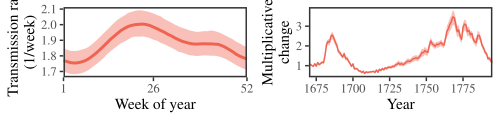

Reproduce this figure in R.
library(tidyr)
library(dplyr)
library(ggplot2); theme_set(theme_bw(base_family = "Times"))
library(egg)
library(cmdstanr)
source("../script/script_data.R")

load("../stanfit_main/stanfit_sir_brw_erw.rda")

data_filter <- data_final %>%
  filter(year < 1796)

betadata <- data.frame(
  week=1:52,
  est=exp(summary_sir_brw_erw_laplace$median[grepl("logbeta\\[", summary_sir_brw_erw_laplace$variable)]),
  lwr=exp(summary_sir_brw_erw_laplace$q5[grepl("logbeta\\[", summary_sir_brw_erw_laplace$variable)]),
  upr=exp(summary_sir_brw_erw_laplace$q95[grepl("logbeta\\[", summary_sir_brw_erw_laplace$variable)])
)

g1 <- ggplot(betadata) +
  geom_ribbon(aes(week, ymin=lwr, ymax=upr), fill="#EF6351", alpha=0.4) +
  geom_line(aes(week, est), col="#EF6351", lwd=1) +
  scale_x_continuous("Week of year", expand=c(0, 0),
                     breaks=c(1,  26, 52),
                     labels=c("1", "26", "52")) +
  scale_y_continuous("Transmission rate\n(1/week)") +
  theme(
    panel.grid = element_blank(),
    panel.border = element_rect(linewidth=1)
  )

epsilondata <- data.frame(
  year=unique(data_filter$year),
  est=summary_sir_brw_erw_laplace$median[grepl("^epsilon\\[", summary_sir_brw_erw_laplace$variable)],
  lwr=summary_sir_brw_erw_laplace$q5[grepl("^epsilon\\[", summary_sir_brw_erw_laplace$variable)],
  upr=summary_sir_brw_erw_laplace$q95[grepl("^epsilon\\[", summary_sir_brw_erw_laplace$variable)]
)

g2 <- ggplot(epsilondata) +
  geom_ribbon(aes(year, ymin=exp(lwr), ymax=exp(upr)), fill="#EF6351", alpha=0.4) +
  geom_line(aes(year, exp(est)), col="#EF6351") +
  scale_x_continuous("Year", expand=c(0, 0)) +
  scale_y_continuous("Multiplicative\nchange") +
  theme(
    panel.grid = element_blank(),
    panel.border = element_rect(linewidth=1)
  )

gcomb <- ggarrange(g1, g2, nrow=1)

ggsave("figure_seasonal.pdf", gcomb, width=5, height=1.2)
